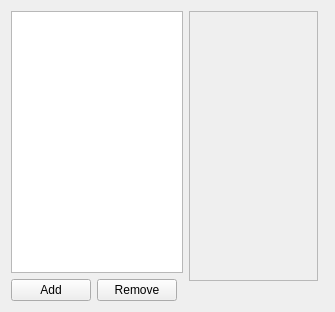
<?xml version="1.0" encoding="UTF-8"?>
<ui version="4.0">
 <class>PrintKCM</class>
 <widget class="QWidget" name="PrintKCM">
  <property name="geometry">
   <rect>
    <x>0</x>
    <y>0</y>
    <width>335</width>
    <height>312</height>
   </rect>
  </property>
  <property name="windowTitle">
   <string>Form</string>
  </property>
  <layout class="QGridLayout" name="gridLayout_2">
   <item row="0" column="0" rowspan="2">
    <layout class="QGridLayout" name="gridLayout">
     <item row="0" column="0" colspan="3">
      <widget class="QListView" name="listView">
       <property name="sizePolicy">
        <sizepolicy hsizetype="Ignored" vsizetype="Expanding">
         <horstretch>0</horstretch>
         <verstretch>0</verstretch>
        </sizepolicy>
       </property>
      </widget>
     </item>
     <item row="1" column="0">
      <widget class="QPushButton" name="addPB">
       <property name="text">
        <string>Add</string>
       </property>
      </widget>
     </item>
     <item row="1" column="1">
      <widget class="QPushButton" name="removePB">
       <property name="text">
        <string>Remove</string>
       </property>
      </widget>
     </item>
     <item row="1" column="2">
      <spacer name="horizontalSpacer">
       <property name="orientation">
        <enum>Qt::Horizontal</enum>
       </property>
       <property name="sizeType">
        <enum>QSizePolicy::Ignored</enum>
       </property>
       <property name="sizeHint" stdset="0">
        <size>
         <width>39</width>
         <height>19</height>
        </size>
       </property>
      </spacer>
     </item>
    </layout>
   </item>
   <item row="0" column="1">
    <widget class="QScrollArea" name="scrollArea">
     <property name="widgetResizable">
      <bool>true</bool>
     </property>
     <widget class="QWidget" name="scrollAreaWidgetContents">
      <property name="geometry">
       <rect>
        <x>0</x>
        <y>0</y>
        <width>173</width>
        <height>274</height>
       </rect>
      </property>
     </widget>
    </widget>
   </item>
   <item row="1" column="1" colspan="2">
    <spacer name="horizontalSpacer_2">
     <property name="orientation">
      <enum>Qt::Horizontal</enum>
     </property>
     <property name="sizeHint" stdset="0">
      <size>
       <width>180</width>
       <height>20</height>
      </size>
     </property>
    </spacer>
   </item>
  </layout>
 </widget>
 <resources/>
 <connections/>
</ui>
